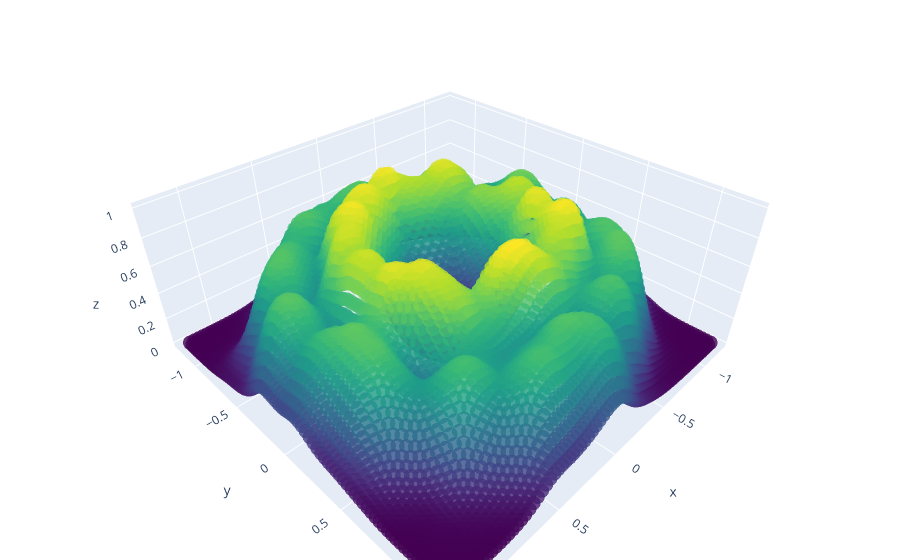

Notebook source saved alongside this figure:
### Code cell
testX=np.meshgrid(np.linspace(-1.2, 1.2, 80),np.linspace(-1.2, 1.2, 80))
testX=np.hstack( [testX[0].reshape(-1,1),testX[1].reshape(-1,1)] )

PD=KDE.Point_Distance(X,30)
P,D,I=PD.get_density(testX,30,train=True)
plot_density(testX,P)

### Figure 1 — Plotly figure (JSON) as saved in the notebook; plotly's stock layout.template omitted (floating-point values rounded to 4 significant figures; data arrays with more than 128 entries replaced by an {"elided": "..."} marker saying what was removed)
{"data": [{"marker": {"color": {"elided": "6400 float values"}, "colorscale": [[0, "#440154"], [0.1111, "#482878"], [0.2222, "#3e4989"], [0.3333, "#31688e"], [0.4444, "#26828e"], [0.5556, "#1f9e89"], [0.6667, "#35b779"], [0.7778, "#6ece58"], [0.8889, "#b5de2b"], [1, "#fde725"]], "opacity": 0.8, "size": 5}, "mode": "markers", "type": "scatter3d", "x": {"elided": "6400 float values"}, "y": {"elided": "6400 float values"}, "z": {"elided": "6400 float values"}}], "layout": {"margin": {"b": 0, "l": 0, "r": 0, "t": 0}}}
